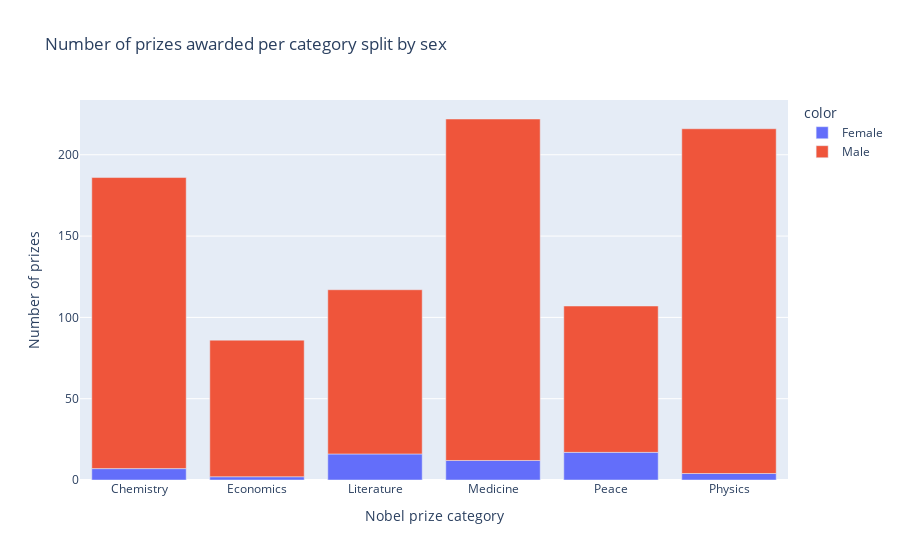

Here is the notebook cell this chart was saved with:
### Markdown cell above
# Male and Female Winners by Category

**Challenge**: Create a [plotly bar chart](https://plotly.com/python/bar-charts/) that shows the split between men and women by category. 
* Hover over the bar chart. How many prizes went to women in Literature compared to Physics?

<img src=https://i.imgur.com/od8TfOp.png width=650>

### Code cell
prizes_per_category_sex = df_data.groupby(['category', 'sex'], as_index=False).agg({'prize': pd.Series.count})

v_bar = px.bar(
        x = prizes_per_category_sex.category,
        y = prizes_per_category_sex.prize,
        color = prizes_per_category_sex.sex,
        title='Number of prizes awarded per category split by sex')
 
v_bar.update_layout(xaxis_title='Nobel prize category', 
                    yaxis_title='Number of prizes')
v_bar.show()

### Figure 1 — Plotly figure (JSON) as saved in the notebook; plotly's stock layout.template omitted (floating-point values rounded to 4 significant figures)
{"data": [{"alignmentgroup": "True", "hovertemplate": "color=Female<br>x=%{x}<br>y=%{y}<extra></extra>", "legendgroup": "Female", "marker": {"color": "#636efa"}, "name": "Female", "offsetgroup": "Female", "orientation": "v", "showlegend": true, "textposition": "auto", "type": "bar", "x": ["Chemistry", "Economics", "Literature", "Medicine", "Peace", "Physics"], "xaxis": "x", "y": [7, 2, 16, 12, 17, 4], "yaxis": "y"}, {"alignmentgroup": "True", "hovertemplate": "color=Male<br>x=%{x}<br>y=%{y}<extra></extra>", "legendgroup": "Male", "marker": {"color": "#EF553B"}, "name": "Male", "offsetgroup": "Male", "orientation": "v", "showlegend": true, "textposition": "auto", "type": "bar", "x": ["Chemistry", "Economics", "Literature", "Medicine", "Peace", "Physics"], "xaxis": "x", "y": [179, 84, 101, 210, 90, 212], "yaxis": "y"}], "layout": {"barmode": "relative", "legend": {"title": {"text": "color"}, "tracegroupgap": 0}, "title": {"text": "Number of prizes awarded per category split by sex"}, "xaxis": {"anchor": "y", "domain": [0, 1], "title": {"text": "Nobel prize category"}}, "yaxis": {"anchor": "x", "domain": [0, 1], "title": {"text": "Number of prizes"}}}}
